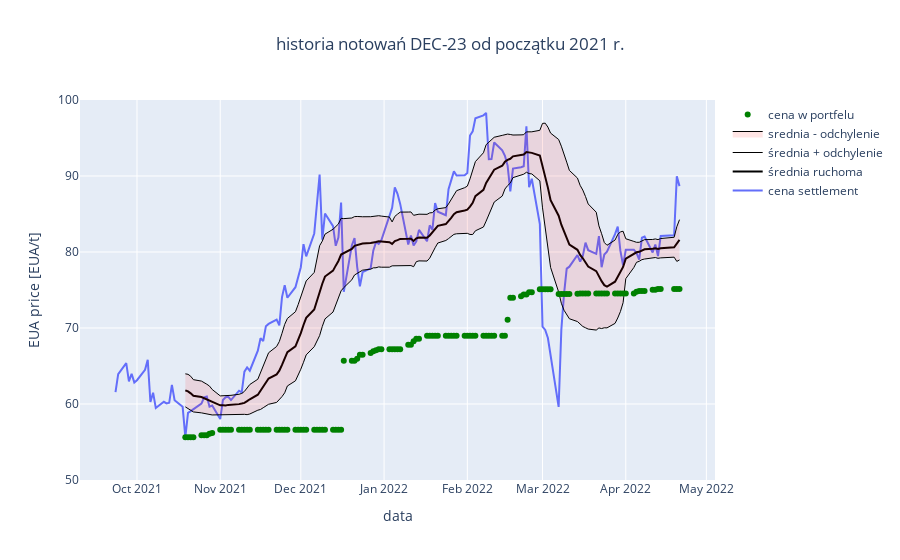

Here is the notebook cell this chart was saved with:
### Markdown cell above
#### wyniki symulacji zakupów w czasie przedstawia poniższy wykres

### Code cell
fig = go.Figure(data=go.Scatter(x=df['date'], 
                                    y=df['price'],
                                    name='cena settlement'))

fig.add_trace(go.Scatter(x = df['date'],
                         y = df['srednia'],
                         line_color = 'black',
                         name = 'średnia ruchoma'))

fig.add_trace(go.Scatter(x = df['date'],
                         y = df['upper'],
                         line_color = 'black',
                         name = 'średnia + odchylenie',
                         line=dict(width=1),
                         opacity=0.1))

fig.add_trace(go.Scatter(x = df['date'],
                         y = df['lower'],
                         line_color = 'black',
                         name = 'srednia - odchylenie',
                         line=dict(width=1),
                        fill='tonexty',
                        fillcolor='rgba(255, 0, 0, 0.1)',
                        opacity=0.1))

fig.add_trace(go.Scatter(x = df['date'],
                         y = df['cena w portfelu'],
                         mode='markers',
                         line_color = 'green',
                         name = 'cena w portfelu',
                         line=dict(width=2),
                         opacity=1))

fig.update_layout(title='historia notowań DEC-23 od początku 2021 r.', 
                  title_x=0.5,
                    xaxis_title='data',
                    yaxis_title='EUA price [EUA/t]')

fig.update_yaxes(range = [50,100])

fig.show()

### Figure 1 — Plotly figure (JSON) as saved in the notebook; plotly's stock layout.template omitted (floating-point values rounded to 4 significant figures; data arrays with more than 128 entries replaced by an {"elided": "..."} marker saying what was removed)
{"data": [{"name": "cena settlement", "type": "scatter", "x": {"elided": "149 str values"}, "y": {"elided": "149 float values"}}, {"line": {"color": "black"}, "name": "średnia ruchoma", "type": "scatter", "x": {"elided": "149 str values"}, "y": {"elided": "149 float values"}}, {"line": {"color": "black", "width": 1}, "name": "średnia + odchylenie", "opacity": 0.1, "type": "scatter", "x": {"elided": "149 str values"}, "y": {"elided": "149 float values"}}, {"fill": "tonexty", "fillcolor": "rgba(255, 0, 0, 0.1)", "line": {"color": "black", "width": 1}, "name": "srednia - odchylenie", "opacity": 0.1, "type": "scatter", "x": {"elided": "149 str values"}, "y": {"elided": "149 float values"}}, {"line": {"color": "green", "width": 2}, "mode": "markers", "name": "cena w portfelu", "opacity": 1, "type": "scatter", "x": {"elided": "149 str values"}, "y": {"elided": "149 float values"}}], "layout": {"title": {"text": "historia notowań DEC-23 od początku 2021 r.", "x": 0.5}, "xaxis": {"title": {"text": "data"}}, "yaxis": {"range": [50, 100], "title": {"text": "EUA price [EUA/t]"}}}}
